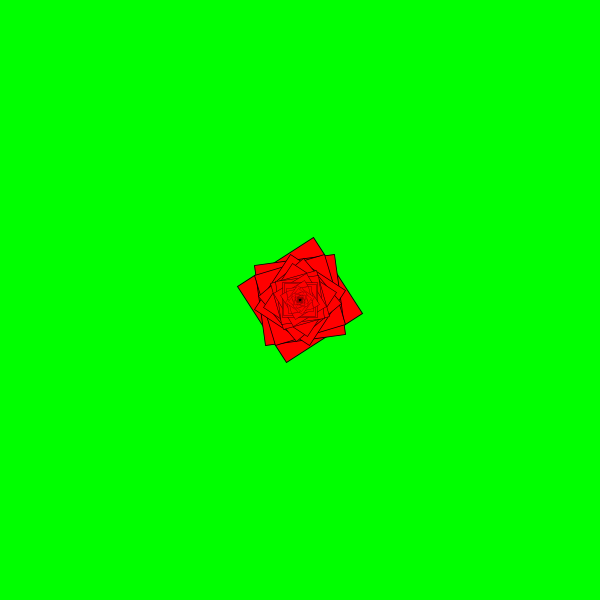
Frame 1 (no input)
Frame 60 (the mouse pressed at the canvas centre just before this capture): identical to frame 1, image omitted
Frame 120 (the mouse held since frame 60 and released just before this capture): identical to frame 1, image omitted

The Processing sketch that drew this single still picture (run headless with seeded random() and noise(); from frame 60 on, the mouse is pressed at the canvas centre):

// Processing sketch: processing_68660
// ── processing_68660.pde

void setup(){
  size (600,600);
  rectMode(CENTER);
}

void draw(){
  background(0,255,0);
  pushMatrix();
  translate(width/2, height/2);
  for(int i=1; i<360; i++){
  scale (.9);
    rotate(i);
    fill(255,0,0);
    rect(0, 0, 100, 100);
  }
  popMatrix();
}
